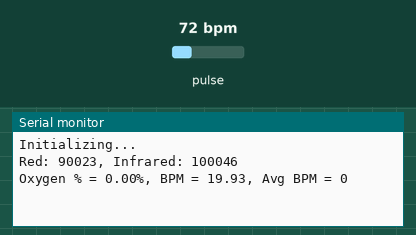
Recording of a sketch running on a simulated Arduino Uno, built with avr-gcc and run on an emulated ATmega328P. Parts: the last lines printed to the serial monitor. Inputs (shaded band) come from the test bench; at power-on: pulse 72 bpm.

Above: at 4.2 s.
4.3 s: pulse set to 42 bpm
At 5.6 s:
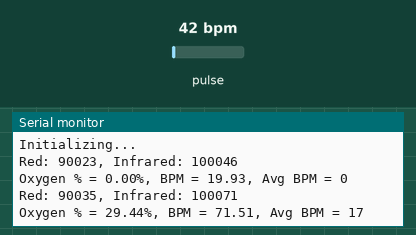
5.8 s: pulse set to 70 bpm
At 8.2 s:
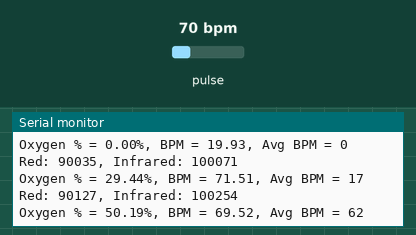
Timing chart, 0 to 9.7 s (numbered marks = the images above; inputs shaded):
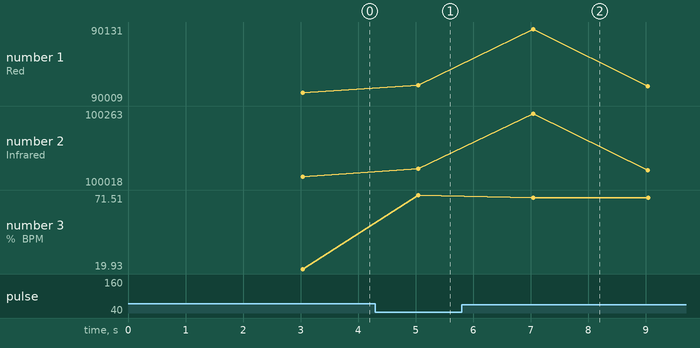

Measured:
- after the input at 4.3 s, the serial monitor: prints a new line after 0.74 s (image 1)
- after the input at 5.8 s, the serial monitor: prints a new line after 1.2 s (image 2)
- plotted number 1: 90023 → 90035 after the input at 4.3 s, 90035 → 90131 after the input at 5.8 s
- plotted number 2: 100046 → 100071 after the input at 4.3 s, 100071 → 100263 after the input at 5.8 s
- plotted number 3: 19.93 → 71.51 after the input at 4.3 s, 71.51 → 69.61 after the input at 5.8 s

The sketch:

arduino.ino
```cpp
#include <Wifi.h>
#include "MAX30105.h" // SparkFun MAX3010X library
#include "heartRate.h"

// Constants
#define TIMETOBOOT 3000  // Boot time in ms
#define SCALE      88.0  // Scale for graph plotting
#define SAMPLING   100   // Sampling interval
#define FINGER_ON  30000 // Finger detection threshold
#define USEFIFO
const byte RATE_SIZE = 4; // Heart rate averaging size

// Globals
MAX30105 particleSensor;
byte rates[RATE_SIZE] = {0};
byte rateSpot = 0;
long lastBeat = 0;
float beatsPerMinute = 0;
int beatAvg = 0;

double avered = 0, aveir = 0;
double sumirrms = 0, sumredrms = 0;
int i = 0, Num = 100;
float ESpO2 = 0; // Estimated SpO2
double FSpO2 = 0.7; // SpO2 filter factor
double frate = 0.95; // Low-pass filter factor for IR/red LED values

void setup() {
  Serial.begin(115200);
  Serial.println("\nInitializing...");

  // Initialize sensor
  while (!particleSensor.begin(Wire, I2C_SPEED_FAST)) {
    Serial.println("MAX30102 not found. Check wiring/power.");
    delay(1000);
  }

  // Configure sensor settings
  particleSensor.setup(
    0x7F,    // LED Brightness (0-255)
    4,       // Sample Average (1, 2, 4, 8, 16, 32)
    2,       // LED Mode (1 = Red only, 2 = Red + IR)
    200,     // Sample Rate (50-3200 Hz)
    411,     // Pulse Width (69-411 µs)
    16384    // ADC Range (2048-16384)
  );

  particleSensor.enableDIETEMPRDY();
  delay(TIMETOBOOT);
}

void loop() {
  long irValue = particleSensor.getIR();

  if (checkForBeat(irValue)) {
    processHeartBeat(irValue);
  }

  #ifdef USEFIFO
  processSensorData();
  #endif
}

void processHeartBeat(long irValue) {
  long delta = millis() - lastBeat;
  lastBeat = millis();

  beatsPerMinute = 60 / (delta / 1000.0);
  if (beatsPerMinute > 20 && beatsPerMinute < 255) {
    rates[rateSpot++] = (byte)beatsPerMinute;
    rateSpot %= RATE_SIZE;

    // Compute average heart rate
    beatAvg = 0;
    for (byte x = 0; x < RATE_SIZE; x++) {
      beatAvg += rates[x];
    }
    beatAvg /= RATE_SIZE;
  }
}

void processSensorData() {
  particleSensor.check();
  while (particleSensor.available()) {
    uint32_t ir = particleSensor.getFIFOIR();
    uint32_t red = particleSensor.getFIFORed();
    double fred = (double)red;
    double fir = (double)ir;

    avered = avered * frate + fred * (1.0 - frate);
    aveir = aveir * frate + fir * (1.0 - frate);
    sumredrms += (fred - avered) * (fred - avered);
    sumirrms += (fir - aveir) * (fir - aveir);

    if ((i++ % SAMPLING) == 0 && millis() > TIMETOBOOT) {
      logSensorData(ir, red, fred, fir);
    }

    if (i % Num == 0) {
      calculateSpO2();
    }

    particleSensor.nextSample();
  }
}

void logSensorData(uint32_t ir, uint32_t red, double fred, double fir) {
  if (ir < FINGER_ON) {
    Serial.println("No finger detected");
    return;
  }

  float ir_forGraph = scaleForGraph(fir, aveir);
  float red_forGraph = scaleForGraph(fred, avered);

  Serial.print("Red: ");
  Serial.print(red);
  Serial.print(", Infrared: ");
  Serial.println(ir);

  Serial.print("Oxygen % = ");
  Serial.print(ESpO2);
  Serial.print("%, BPM = ");
  Serial.print(beatsPerMinute);
  Serial.print(", Avg BPM = ");
  Serial.println(beatAvg);
}

float scaleForGraph(double value, double average) {
  float scaled = (2.0 * value - average) / average * SCALE;
  return constrain(scaled, 80.0, 100.0);
}

void calculateSpO2() {
  double R = (sqrt(sumredrms) / avered) / (sqrt(sumirrms) / aveir);
  double SpO2 = -3.11 * (R - 0.4) + 100;
  ESpO2 = FSpO2 * ESpO2 + (1.0 - FSpO2) * SpO2;

  sumredrms = 0.0;
  sumirrms = 0.0;
  i = 0;
}
```
